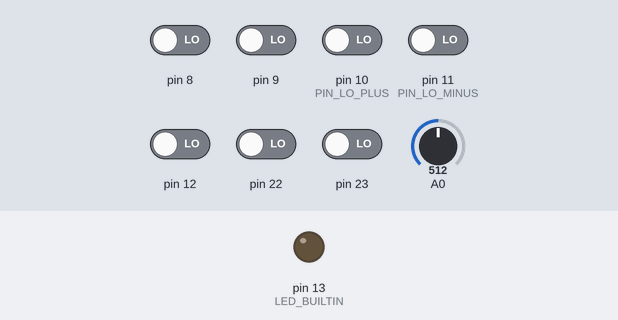
Bench run of a sketch on a simulated Arduino Nano, built with avr-gcc and run on an emulated ATmega328P. Shown: output pins drawn as LEDs (lit = HIGH). Inputs (shaded band) come from the test bench; at power-on: pin 8, pin 9, pin 10 (PIN_LO_PLUS), pin 11 (PIN_LO_MINUS), pin 12, pin 22, pin 23 LOW, A0 = 512. What the sketch prints to the serial monitor is not drawn.

Above: at 1.2 s.
1.3 s: pin 10 (PIN_LO_PLUS) driven HIGH
At 1.6 s:
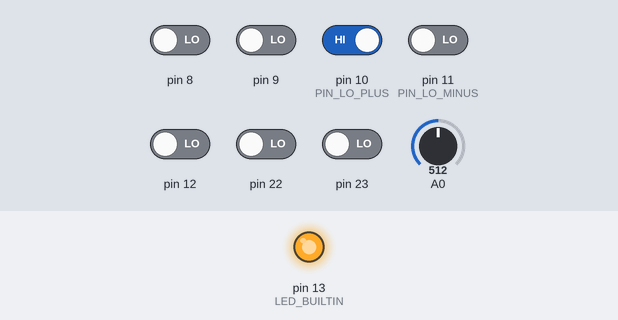
4.3 s: pin 10 (PIN_LO_PLUS) driven LOW
At 5.1 s:
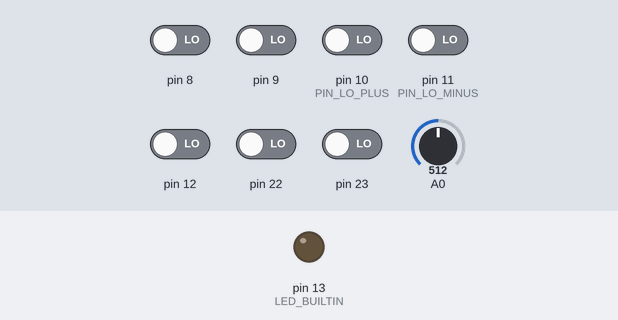
5.8 s: pin 11 (PIN_LO_MINUS) driven HIGH
At 6.2 s:
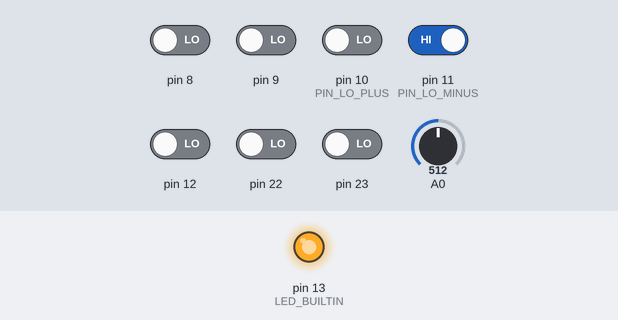
Timing chart, 0 to 8.3 s (numbered marks = the images above; inputs shaded):
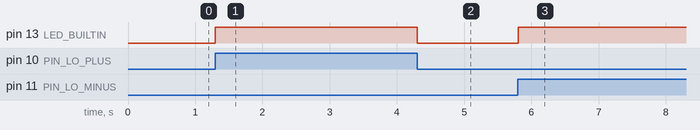

Measured:
- after the input at 1.3 s, pin 13 (LED_BUILTIN): LOW → HIGH at once
- after the input at 4.3 s, pin 13 (LED_BUILTIN): HIGH → LOW at once
- after the input at 5.8 s, pin 13 (LED_BUILTIN): LOW → HIGH at once

The sketch:

arduino_ad8232.ino
```cpp
/* Maurinsoft ECG - Nano classic (ATmega328P, 16 MHz) + AD8232.
 * ADC0/A0, LO+ D10, LO- D11. AD8232 supply/SDN: 3.3 V, NOT 5 V.
 * Timer1 Compare B triggers the ADC at 500 Hz. Timer0/millis unchanged.
 * No digital filtering on the Nano: keep the acquired samples intact.
 * Protocol v3 @115200 8N1: sequence,adc,lead_off\r\n
 * Sequence advances even on buffer overflow; the receiver detects lost samples.
 * See docs/NANO_AD8232.md before wiring or uploading.
 */
#include <Arduino.h>
#include <avr/interrupt.h>
#include <util/atomic.h>
#include <stdio.h>

#if !defined(__AVR_ATmega328P__) || F_CPU != 16000000UL
#error "Select Arduino Nano / ATmega328P at 16 MHz (classic Nano)."
#endif

const uint16_t SAMPLE_RATE_HZ = 500;
const uint32_t SERIAL_BAUD = 115200;
const uint8_t PIN_LO_PLUS = 10;
const uint8_t PIN_LO_MINUS = 11;
const uint8_t BUFFER_SIZE = 64; // 63 usable slots: 126 ms at 500 Hz
const uint8_t BUFFER_MASK = BUFFER_SIZE - 1;
const uint16_t TIMER_TOP = F_CPU / 8UL / SAMPLE_RATE_HZ - 1;

struct ECGFrame {
  uint32_t sequence;
  uint16_t adc;
  uint8_t leadOff;
};
volatile ECGFrame frames[BUFFER_SIZE];
volatile uint8_t writeIndex = 0;
volatile uint8_t readIndex = 0;
volatile uint32_t sampleSequence = 0;
volatile uint32_t droppedSamples = 0;

ISR(ADC_vect) {
  const uint16_t adc = ADC;
  // Clear the trigger flag so the next compare event produces a rising edge.
  TIFR1 = _BV(OCF1B);
  const uint32_t sequence = sampleSequence++;
  const uint8_t leadOff = (PINB & (_BV(PB2) | _BV(PB3))) ? 1 : 0;
  const uint8_t next = (writeIndex + 1) & BUFFER_MASK;
  if (next == readIndex) {
    ++droppedSamples; // drop newest, never overwrite a frame being transmitted
    return;
  }
  frames[writeIndex].sequence = sequence;
  frames[writeIndex].adc = adc;
  frames[writeIndex].leadOff = leadOff;
  writeIndex = next;
}

void sendHeader() {
  Serial.println(F("#ECG,VERSION=3,SAMPLE_RATE=500,ADC_BITS=10,VREF_MV=5000"));
}

void setup() {
  Serial.begin(SERIAL_BAUD);
  pinMode(A0, INPUT);
  pinMode(PIN_LO_PLUS, INPUT); // no 5 V pull-ups on AD8232 outputs
  pinMode(PIN_LO_MINUS, INPUT);
  pinMode(LED_BUILTIN, OUTPUT);
  Serial.println(F("#START"));
  sendHeader();

  // Default AVCC reference (~5 V), ADC0. Do not connect 3.3 V to AREF.
  ADMUX = _BV(REFS0);
  ADCSRB = 0;
  DIDR0 |= _BV(ADC0D);
  ADCSRA = _BV(ADEN) | _BV(ADPS2) | _BV(ADPS1) | _BV(ADPS0);
  // Warm up the ADC once; discard the longer first conversion.
  ADCSRA |= _BV(ADSC);
  while (ADCSRA & _BV(ADSC)) { }
  (void)ADC;
  ADCSRA |= _BV(ADIF);

  ATOMIC_BLOCK(ATOMIC_RESTORESTATE) {
    TCCR1A = 0; // OC1A/OC1B disconnected: D10 remains a leads-off INPUT
    TCCR1B = 0;
    TIMSK1 = 0;
    TCNT1 = 0;
    OCR1A = TIMER_TOP;
    OCR1B = TIMER_TOP;
    TIFR1 = _BV(OCF1A) | _BV(OCF1B) | _BV(TOV1);
    ADCSRB = _BV(ADTS2) | _BV(ADTS0); // 101: Timer1 Compare Match B
    ADCSRA = _BV(ADEN) | _BV(ADATE) | _BV(ADIE) | _BV(ADIF) |
      _BV(ADPS2) | _BV(ADPS1) | _BV(ADPS0); // ADC clock = 125 kHz
    // ADATE starts conversions on timer edges; no extra software ADSC conversion.
    TCCR1B = _BV(WGM12) | _BV(CS11); // CTC, prescaler 8
  }
}

void loop() {
  static char line[32];
  static uint8_t pendingLength = 0;
  static uint32_t lastHeaderMs = 0;
  static uint32_t lastRequestMs = 0;
  const uint32_t now = millis();
  bool headerRequested = false;
  // Bounded receive work; '?' lets the PC reconnect without a board reset.
  for (uint8_t i = 0; i < 8 && Serial.available(); ++i) {
    if (Serial.read() == '?' && now - lastRequestMs >= 250) {
      headerRequested = true;
      lastRequestMs = now;
    }
  }
  if (headerRequested || now - lastHeaderMs >= 5000) {
    sendHeader();
    uint32_t lost;
    ATOMIC_BLOCK(ATOMIC_RESTORESTATE) { lost = droppedSamples; }
    Serial.print(F("#STAT,DROPPED="));
    Serial.println(lost);
    lastHeaderMs = now;
  }
  if (pendingLength == 0) {
    ECGFrame frame;
    bool haveFrame = false;
    ATOMIC_BLOCK(ATOMIC_RESTORESTATE) {
      if (readIndex != writeIndex) {
        frame.sequence = frames[readIndex].sequence;
        frame.adc = frames[readIndex].adc;
        frame.leadOff = frames[readIndex].leadOff;
        readIndex = (readIndex + 1) & BUFFER_MASK;
        haveFrame = true;
      }
    }
    if (haveFrame) {
      pendingLength = snprintf(line, sizeof(line), "%lu,%u,%u\r\n",
        (unsigned long)frame.sequence, frame.adc, frame.leadOff);
      digitalWrite(LED_BUILTIN, frame.leadOff ? HIGH : LOW);
    }
  }
  if (pendingLength && Serial.availableForWrite() >= pendingLength) {
    Serial.write((const uint8_t*)line, pendingLength);
    pendingLength = 0;
  }
}
```

ecg.ino
```cpp
// Entry point moved to arduino_ad8232.ino so the sketch matches its folder name.
// Open arduino_ad8232.ino in Arduino IDE. Do not copy both sketches elsewhere.
```
